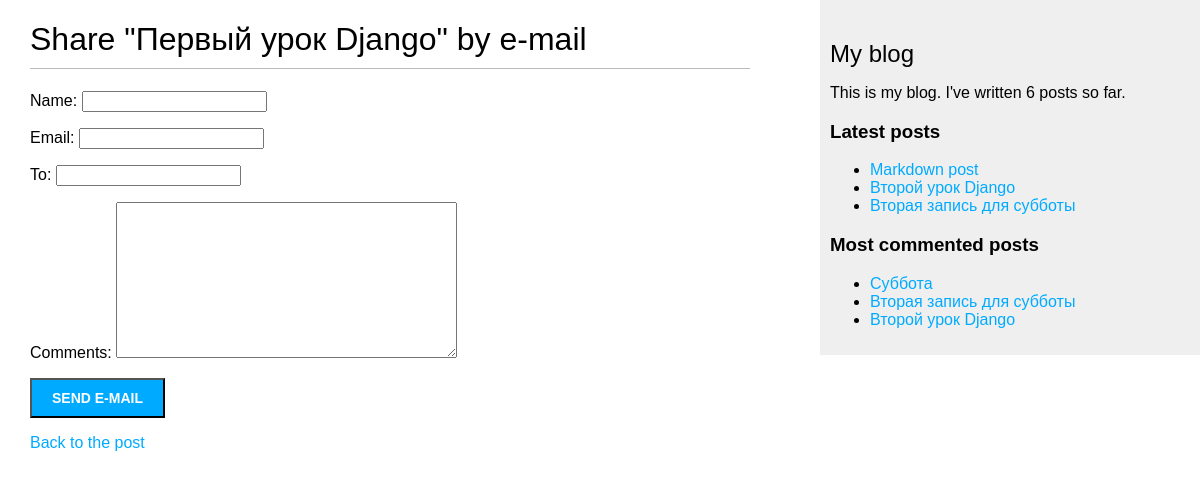
Screenshot of /blog/1/share/ with the database file from the repository.
### blog/models.py (models this page shows, shortened)
class Post(models.Model):
    class Status(models.TextChoices):
        DRAFT = 'DF', 'Draft'
        PUBLISHED = 'PB', 'Published'
    title = models.CharField(max_length=250)
    slug = models.SlugField(max_length=250, unique_for_date='publish')
    author = models.ForeignKey(User, on_delete=models.CASCADE, related_name='blog_posts')
    body = models.TextField()
    publish = models.DateTimeField(default=timezone.now)
    created = models.DateTimeField(auto_now_add=True)
    updated = models.DateTimeField(auto_now=True)
    status = models.CharField(max_length=2, choices=Status.choices, default=Status.DRAFT)
    objects = models.Manager()
    published = PublishedManager()
    tags = TaggableManager()
    class Meta:
        ordering = ['-publish']
        indexes = [
            models.Index(fields=['-publish']),
        ]
    def get_absolute_url(self):
        return reverse('blog:post_detail', args=[self.publish.year,
                                                 self.publish.month,
                                                 self.publish.day,
                                                 self.slug])

### blog/views.py (the view)
def post_share(request, post_id):
    post = get_object_or_404(Post,
                             id=post_id,
                             status=Post.Status.PUBLISHED)
    sent = False
    if request.method == 'POST':
        form = EmailPostForm(request.POST)
        if form.is_valid():
            cd = form.cleaned_data
            post_url = request.build_absolute_uri(
                post.get_absolute_url())
            subject = f"{cd['name']} recommends you read " \
                      f"{post.title}"
            message = f"Read {post.title} at {post_url}\n\n" \
                      f"{cd['name']}\'s ({cd['email']}) comments: {cd['comments']}"
            send_mail(subject, message, settings.EMAIL_HOST_USER,
                      [cd['to']])
            sent = True
    else:
        form = EmailPostForm()
    return render(request, 'blog/post/share.html', {'post': post,
                                                    'form': form,
                                                    'sent': sent})

### blog/forms.py
class EmailPostForm(forms.Form):
    name = forms.CharField(max_length=25)
    email = forms.EmailField()
    to = forms.EmailField()
    comments = forms.CharField(required=False, widget=forms.Textarea)

### blog/models.py (called while the page is built)
    def get_queryset(self):
        return super().get_queryset().filter(status=Post.Status.PUBLISHED)

### blog/templatetags/blog_tags.py (called while the page is built)
@register.simple_tag
def total_posts():
    return Post.published.count()

@register.inclusion_tag('blog/post/latest_posts.html')
def show_latest_posts(count=5):
    latest_posts = Post.published.order_by('-publish')[:count]
    return {'latest_posts': latest_posts}

@register.simple_tag
def get_most_commented_posts(count=5):
    return Post.published.annotate(
        total_comments=Count('comments')
    ).exclude(total_comments=0).order_by('-total_comments')[:count]

### templates/blog/post/share.html (shortened to what this page needs)
{% extends "blog/base.html" %}
{% block content %}
    {% if sent %}
        <h1>E-mail successfully sent</h1>
        <p>
            "{{ post.title }}" was successfully sent
            to {{ form.cleaned_data.to }}.
        </p>
    {% else %}
        <h1>Share "{{ post.title }}" by e-mail</h1>
        <form method="post">
            {{ form.as_p }}
            <input type="submit" value="Send e-mail">
        </form>
    {% endif %}
    <p><a href="{{ post.get_absolute_url }}">Back to the post</a></p>
{% endblock %}

### templates/blog/base.html (shortened to what this page needs)
{% load blog_tags %}
{% load static %}
<!DOCTYPE html>
<html>
<head>
    <link href="{% static 'css/blog.css' %}" rel="stylesheet">
</head>
<body>
<div id="content">
    {% block content %}
    {% endblock %}
</div>
<div id="sidebar">
    <h2>My blog</h2>
    <p>
        This is my blog.
        I've written {% total_posts %} posts so far.
    </p>
    <h3>Latest posts</h3>
    {% show_latest_posts 3 %}
    <h3>Most commented posts</h3>
      {% get_most_commented_posts as most_commented_posts %}
      <ul>
         {% for post in most_commented_posts %}
         <li>
            <a href="{{ post.get_absolute_url }}">{{ post.title }}</a>
         </li>
         {% endfor %}
      </ul>
</div>
</body>
</html>

### templates/blog/post/latest_posts.html
<ul>
    {% for post in latest_posts %}
        <li>
            <a href="{{ post.get_absolute_url }}">{{ post.title }}</a>
        </li>
    {% endfor %}
</ul>

### blog/static/css/blog.css (style rules this page uses)
body { margin: 0; padding: 0; font-family: helvetica, sans-serif; }
a { color: #00abff; text-decoration: none; }
h1 { font-weight: normal; border-bottom: 1px solid #bbb; padding: 0 0 10px 0; }
h2 { font-weight: normal; margin: 30px 0 0; }
#content { float: left; width: 60%; padding: 0 0 0 30px; }
#sidebar { float: right; width: 30%; padding: 10px; background: #efefef; height: 100%; }
input[type=submit] { font-weight: bold; background: #00abff; color: #fff; padding: 10px 20px; font-size: 14px; text-transform: uppercase; }

### rows the page displays
Post: title "Первый урок Django"
Post: title "Markdown post"
Post: title "Второй урок Django"
Post: title "Вторая запись для субботы"
Post: title "Суббота"
